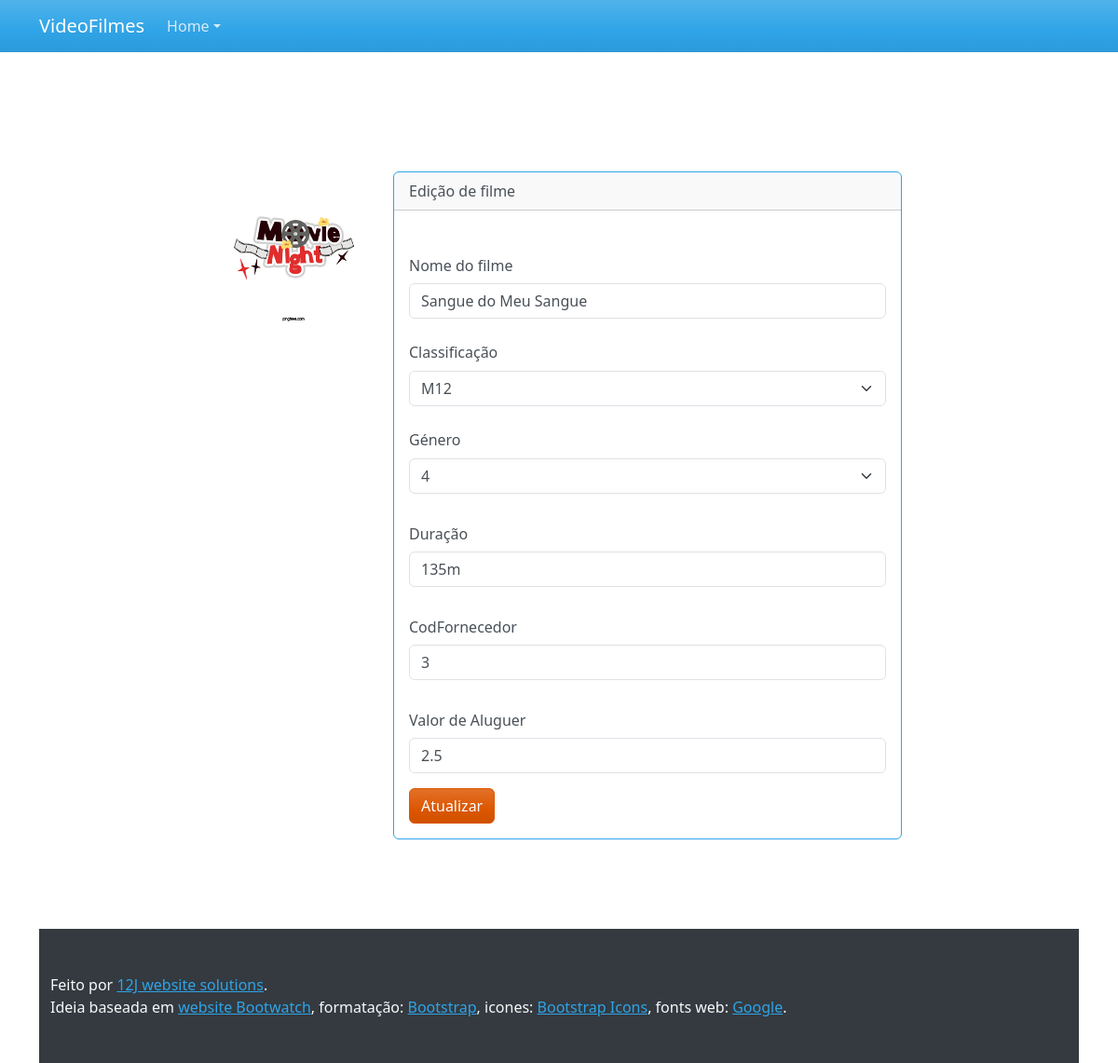
The page /editarFilme.php?cfilme=101 on the database its author committed.
### tables this page shows
CREATE TABLE IF NOT EXISTS `filmes` (
  `Codfilmes` int(11) NOT NULL AUTO_INCREMENT,
  `Nome` varchar(50) NOT NULL,
  `Sinopse` varchar(5000) DEFAULT NULL,
  `Codgenero` int(11) DEFAULT NULL,
  `Duracao` varchar(50) NOT NULL,
  `Classificacao` varchar(50) NOT NULL,
  `Codfornecedor` int(11) DEFAULT NULL,
  `ValorAluguer` float NOT NULL,
  `Imagem` varchar(500) DEFAULT 'https://media.istockphoto.com/id/1467934174/photo/film-reel-cinema-or-photography-35mm-film-strip-tape-3d-illustration-isolated-on-the-white.webp?b=1&s=170667a&w=0&k=20&c=jfL-Qo7xDMFShvLTrmg3yEurE5p5q_6GNXp37k-LqgI=',
  PRIMARY KEY (`Codfilmes`)
);

### editarFilme.php (the view, shortened to what this page needs)
<?php
include('ligacao.php');
$cod=filter_input(INPUT_GET, 'cfilme');
if(empty($cod)) {
  header('Location: index.php?msg=flmnaoencontrado');
  return;
}
else {
  $consulta = "SELECT * FROM filmes WHERE Codfilmes='$cod'";
  $resultado = $ligacao->query($consulta);
  if($resultado) {
     $filme = $resultado->fetch_assoc();
  }
}
?>
<!DOCTYPE html>
<html lang="en">
<head>
  <link rel="stylesheet" href="css/bootstrap.min.css">
  <link rel="stylesheet" href="css/custom.min.css">
</head>
<body>
  <div class="navbar navbar-expand-lg fixed-top bg-primary" data-bs-theme="dark">
    <div class="container">
      <a href="index.php" class="navbar-brand">VideoFilmes</a>
      <div class="collapse navbar-collapse" id="navbarResponsive">
        <ul class="navbar-nav">
          <li class="nav-item dropdown" data-bs-theme="light">
            <a class="nav-link dropdown-toggle" data-bs-toggle="dropdown" href="#" id="themes">Home</a>
          </li>
        </ul>
      </div>
    </div>
  </div>
  <div class="container">
    <div class="bs-docs-section">
      <div class="row  d-flex justify-content-center">
        <div class="col-lg-2">
          <img class="img-fluid" src="images/filme.png" />
        </div>
        <div class="col-lg-6">
          <div class="card border-primary mb-3">
            <div class="card-header">Edição de filme</div>
            <div class="card-body">
              <form name="formEditaFilme" method="POST" action="editaFilmeBD.php">
                <fieldset>
                  <div class="form-group">
                    <label class="col-form-label mt-4" for="inputNome">Nome do filme</label>
                    <input name="nome" type="text" class="form-control"
                        value="<?= $filme['Nome'] ?>" placeholder="Título do filme" id="inputNome">
                  </div>
                  <div class="form-group">
                    <label for="selectClassificacao" class="form-label mt-4">Classificação</label>
                    <select name="classificacao" class="form-select" id="selectClassificacao">
                      <option value="M12" <?php if($filme['Classificacao']=="M12") echo "selected"; ?>>M12</option>
                    </select>
                  </div>
                  <div class="form-group">
                    <label for="selectGenero" class="form-label mt-4">Género</label>
                    <select name="genero" class="form-select" id="selectGenero">
                      <option value="4" <?php if($filme['Codgenero']==4) echo "selected"; ?>>4</option>
                    </select>
                  </div>
                  <div class="form-group">
                    <label class="col-form-label mt-4" for="inputDuracao">Duração</label>
                    <input name="duracao" type="text" class="form-control"
                      value="<?= $filme['Duracao'] ?>"  placeholder="Duração do filme" id="inputDuracao">
                  </div>
                  <div class="form-group">
                    <label class="col-form-label mt-4" for="inputFornecedor">CodFornecedor</label>
                    <input name="fornecedor" type="text" class="form-control"
                      value="<?= $filme['Codfornecedor'] ?>" placeholder="Código do fornecedor" id="inputFornecedor">
                  </div>
                  <div class="form-group">
                    <label class="col-form-label mt-4" for="inputValAluguer">Valor de Aluguer</label>
                    <input name="valAluguer" type="text" class="form-control"
                      value="<?= $filme['ValorAluguer'] ?>" placeholder="Valor em euros €" id="inputValAluguer">
                  </div>
                  <div class="form-group">
                    <button type="submit" class="btn btn-warning">Atualizar</button>
                  </div>
                </fieldset>
              </form>
            </div>
          </div>
        </div>
      </div>
    </div>
    <footer id="footer" class="bg-dark mb-0 pb-5 pt-5 text-light">
      <div class="container">
        <div class="row bg-dark">
          <div class="col-lg-12 bg-dark">
            <p>Feito por <a href="https://www.tiktok.com/">12J website solutions</a>.</p>
            <p>Ideia baseada em <a href="https://bootswatch.com/cerulean/">website Bootwatch</a>, formatação:
              <a href="https://getbootstrap.com/" rel="nofollow">Bootstrap</a>, icones:
              <a href="https://icons.getbootstrap.com/" rel="nofollow">Bootstrap Icons</a>, fonts web: <a href="https://fonts.google.com/" rel="nofollow">Google</a>.
            </p>
          </div>
        </div>
      </div>
    </footer>
</body>
</html>

### rows shown on the page
filmes: nome "Sangue do Meu Sangue", classificacao "M12", genero "4", duracao "135m", fornecedor "3", valAluguer "2.5"
